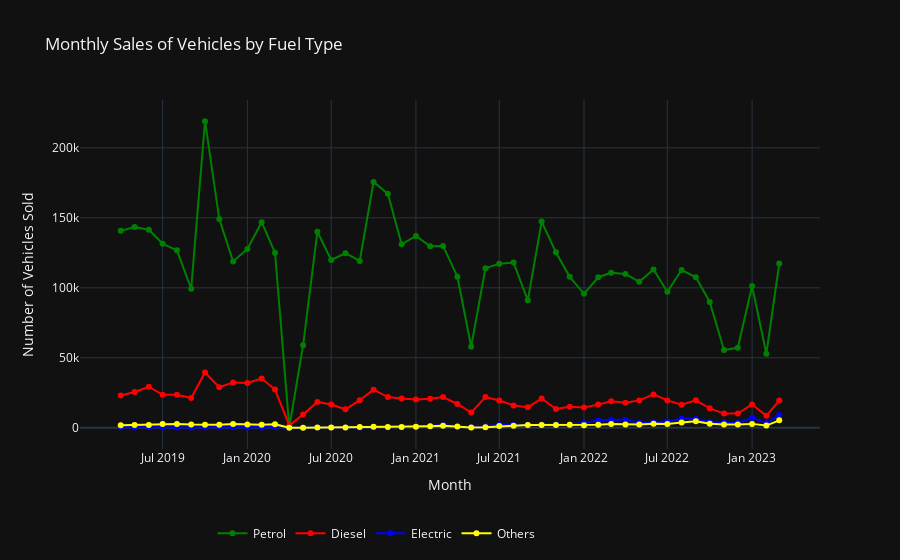
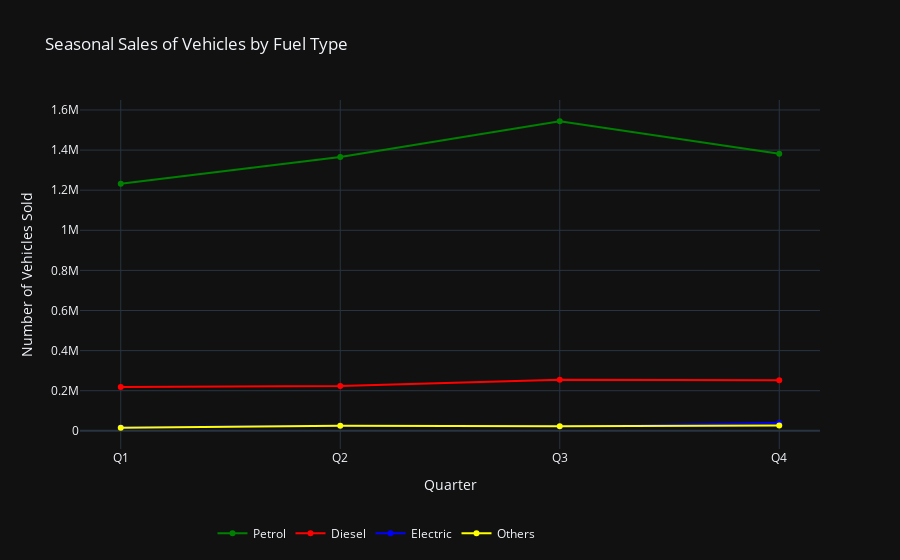

Notebook cell for these charts, in order:
### Code cell
# Directory to save plots
save_dir = "D:\\Telangana_Growth_Analysis\\notebooks\\plots\\vehicles\\5"

# Ensure the directory exists
if not os.path.exists(save_dir):
    os.makedirs(save_dir)

# Monthly Analysis
monthly_sales = vehicles.groupby('month').sum()[['fuel_type_petrol', 'fuel_type_diesel', 'fuel_type_electric', 'fuel_type_others']]

# Create the line plot for Monthly Analysis
fig_monthly = go.Figure()

# Add traces for each fuel type
for fuel_type, color in zip(['fuel_type_petrol', 'fuel_type_diesel', 'fuel_type_electric', 'fuel_type_others'], ['green', 'red', 'blue', 'yellow']):
    fig_monthly.add_trace(go.Scatter(x=monthly_sales.index, 
                                     y=monthly_sales[fuel_type], 
                                     mode='lines+markers',
                                     name=fuel_type.split('_')[-1].capitalize(),
                                     line=dict(color=color)))

# Update layout
fig_monthly.update_layout(title='Monthly Sales of Vehicles by Fuel Type',
                          xaxis_title='Month',
                          yaxis_title='Number of Vehicles Sold',
                          template="plotly_dark",
                          legend=dict(y=-0.2, x=0.4, xanchor='center', orientation='h'))

# Display the figure
fig_monthly.show()

# Save the Monthly Analysis figure as HTML
fig_monthly.write_html(os.path.join(save_dir, "monthly_vehicle_sales_trends.html"))

# Seasonal Analysis
seasonal_sales = vehicles.groupby('quarter').sum()[['fuel_type_petrol', 'fuel_type_diesel', 'fuel_type_electric', 'fuel_type_others']]

# Create the line plot for Seasonal Analysis
fig_seasonal = go.Figure()

# Add traces for each fuel type
for fuel_type, color in zip(['fuel_type_petrol', 'fuel_type_diesel', 'fuel_type_electric', 'fuel_type_others'], ['green', 'red', 'blue', 'yellow']):
    fig_seasonal.add_trace(go.Scatter(x=seasonal_sales.index, 
                                      y=seasonal_sales[fuel_type], 
                                      mode='lines+markers',
                                      name=fuel_type.split('_')[-1].capitalize(),
                                      line=dict(color=color)))

# Update layout
fig_seasonal.update_layout(title='Seasonal Sales of Vehicles by Fuel Type',
                           xaxis_title='Quarter',
                           yaxis_title='Number of Vehicles Sold',
                           template="plotly_dark",
                           legend=dict(y=-0.2, x=0.4, xanchor='center', orientation='h'))

# Display the figure
fig_seasonal.show()

# Save the Seasonal Analysis figure as HTML
fig_seasonal.write_html(os.path.join(save_dir, "seasonal_vehicle_sales_trends.html"))

### Figure 1 — Plotly figure (JSON) as saved in the notebook; plotly's stock layout.template omitted (floating-point values rounded to 4 significant figures)
{"data": [{"line": {"color": "green"}, "mode": "lines+markers", "name": "Petrol", "type": "scatter", "x": ["2019-04-01T00:00:00", "2019-05-01T00:00:00", "2019-06-01T00:00:00", "2019-07-01T00:00:00", "2019-08-01T00:00:00", "2019-09-01T00:00:00", "2019-10-01T00:00:00", "2019-11-01T00:00:00", "2019-12-01T00:00:00", "2020-01-01T00:00:00", "2020-02-01T00:00:00", "2020-03-01T00:00:00", "2020-04-01T00:00:00", "2020-05-01T00:00:00", "2020-06-01T00:00:00", "2020-07-01T00:00:00", "2020-08-01T00:00:00", "2020-09-01T00:00:00", "2020-10-01T00:00:00", "2020-11-01T00:00:00", "2020-12-01T00:00:00", "2021-01-01T00:00:00", "2021-02-01T00:00:00", "2021-03-01T00:00:00", "2021-04-01T00:00:00", "2021-05-01T00:00:00", "2021-06-01T00:00:00", "2021-07-01T00:00:00", "2021-08-01T00:00:00", "2021-09-01T00:00:00", "2021-10-01T00:00:00", "2021-11-01T00:00:00", "2021-12-01T00:00:00", "2022-01-01T00:00:00", "2022-02-01T00:00:00", "2022-03-01T00:00:00", "2022-04-01T00:00:00", "2022-05-01T00:00:00", "2022-06-01T00:00:00", "2022-07-01T00:00:00", "2022-08-01T00:00:00", "2022-09-01T00:00:00", "2022-10-01T00:00:00", "2022-11-01T00:00:00", "2022-12-01T00:00:00", "2023-01-01T00:00:00", "2023-02-01T00:00:00", "2023-03-01T00:00:00"], "y": [140694, 143436, 141494, 131449, 126787, 99348, 219024, 149122, 118792, 127774, 146868, 125096, 341, 58963, 140052, 119936, 124697, 119227, 175613, 167200, 131055, 137071, 129701, 129945, 107965, 57942, 113917, 117253, 118016, 91075, 147301, 125377, 107833, 95716, 107559, 110769, 109884, 104266, 113121, 97171, 112693, 107486, 89939, 55628, 57135, 101241, 52938, 117355]}, {"line": {"color": "red"}, "mode": "lines+markers", "name": "Diesel", "type": "scatter", "x": ["2019-04-01T00:00:00", "2019-05-01T00:00:00", "2019-06-01T00:00:00", "2019-07-01T00:00:00", "2019-08-01T00:00:00", "2019-09-01T00:00:00", "2019-10-01T00:00:00", "2019-11-01T00:00:00", "2019-12-01T00:00:00", "2020-01-01T00:00:00", "2020-02-01T00:00:00", "2020-03-01T00:00:00", "2020-04-01T00:00:00", "2020-05-01T00:00:00", "2020-06-01T00:00:00", "2020-07-01T00:00:00", "2020-08-01T00:00:00", "2020-09-01T00:00:00", "2020-10-01T00:00:00", "2020-11-01T00:00:00", "2020-12-01T00:00:00", "2021-01-01T00:00:00", "2021-02-01T00:00:00", "2021-03-01T00:00:00", "2021-04-01T00:00:00", "2021-05-01T00:00:00", "2021-06-01T00:00:00", "2021-07-01T00:00:00", "2021-08-01T00:00:00", "2021-09-01T00:00:00", "2021-10-01T00:00:00", "2021-11-01T00:00:00", "2021-12-01T00:00:00", "2022-01-01T00:00:00", "2022-02-01T00:00:00", "2022-03-01T00:00:00", "2022-04-01T00:00:00", "2022-05-01T00:00:00", "2022-06-01T00:00:00", "2022-07-01T00:00:00", "2022-08-01T00:00:00", "2022-09-01T00:00:00", "2022-10-01T00:00:00", "2022-11-01T00:00:00", "2022-12-01T00:00:00", "2023-01-01T00:00:00", "2023-02-01T00:00:00", "2023-03-01T00:00:00"], "y": [23098, 25605, 29331, 23550, 23525, 21265, 39508, 28924, 32410, 32068, 35158, 27348, 1652, 9491, 18478, 16687, 13220, 19731, 27230, 21964, 20897, 20161, 20694, 21940, 17006, 10888, 21934, 19452, 16013, 14600, 20974, 13395, 15002, 14526, 16558, 18998, 17983, 19572, 23838, 19582, 16524, 19666, 13891, 10146, 10204, 16662, 8539, 19496]}, {"line": {"color": "blue"}, "mode": "lines+markers", "name": "Electric", "type": "scatter", "x": ["2019-04-01T00:00:00", "2019-05-01T00:00:00", "2019-06-01T00:00:00", "2019-07-01T00:00:00", "2019-08-01T00:00:00", "2019-09-01T00:00:00", "2019-10-01T00:00:00", "2019-11-01T00:00:00", "2019-12-01T00:00:00", "2020-01-01T00:00:00", "2020-02-01T00:00:00", "2020-03-01T00:00:00", "2020-04-01T00:00:00", "2020-05-01T00:00:00", "2020-06-01T00:00:00", "2020-07-01T00:00:00", "2020-08-01T00:00:00", "2020-09-01T00:00:00", "2020-10-01T00:00:00", "2020-11-01T00:00:00", "2020-12-01T00:00:00", "2021-01-01T00:00:00", "2021-02-01T00:00:00", "2021-03-01T00:00:00", "2021-04-01T00:00:00", "2021-05-01T00:00:00", "2021-06-01T00:00:00", "2021-07-01T00:00:00", "2021-08-01T00:00:00", "2021-09-01T00:00:00", "2021-10-01T00:00:00", "2021-11-01T00:00:00", "2021-12-01T00:00:00", "2022-01-01T00:00:00", "2022-02-01T00:00:00", "2022-03-01T00:00:00", "2022-04-01T00:00:00", "2022-05-01T00:00:00", "2022-06-01T00:00:00", "2022-07-01T00:00:00", "2022-08-01T00:00:00", "2022-09-01T00:00:00", "2022-10-01T00:00:00", "2022-11-01T00:00:00", "2022-12-01T00:00:00", "2023-01-01T00:00:00", "2023-02-01T00:00:00", "2023-03-01T00:00:00"], "y": [477, 287, 328, 383, 256, 303, 352, 399, 365, 170, 209, 614, 0, 50, 177, 253, 240, 163, 321, 363, 524, 675, 1479, 1735, 938, 351, 1336, 1931, 1970, 1981, 2717, 2634, 2557, 3465, 5304, 5820, 5712, 3696, 3956, 4425, 6711, 6534, 4213, 4062, 3507, 7121, 3374, 9221]}, {"line": {"color": "yellow"}, "mode": "lines+markers", "name": "Others", "type": "scatter", "x": ["2019-04-01T00:00:00", "2019-05-01T00:00:00", "2019-06-01T00:00:00", "2019-07-01T00:00:00", "2019-08-01T00:00:00", "2019-09-01T00:00:00", "2019-10-01T00:00:00", "2019-11-01T00:00:00", "2019-12-01T00:00:00", "2020-01-01T00:00:00", "2020-02-01T00:00:00", "2020-03-01T00:00:00", "2020-04-01T00:00:00", "2020-05-01T00:00:00", "2020-06-01T00:00:00", "2020-07-01T00:00:00", "2020-08-01T00:00:00", "2020-09-01T00:00:00", "2020-10-01T00:00:00", "2020-11-01T00:00:00", "2020-12-01T00:00:00", "2021-01-01T00:00:00", "2021-02-01T00:00:00", "2021-03-01T00:00:00", "2021-04-01T00:00:00", "2021-05-01T00:00:00", "2021-06-01T00:00:00", "2021-07-01T00:00:00", "2021-08-01T00:00:00", "2021-09-01T00:00:00", "2021-10-01T00:00:00", "2021-11-01T00:00:00", "2021-12-01T00:00:00", "2022-01-01T00:00:00", "2022-02-01T00:00:00", "2022-03-01T00:00:00", "2022-04-01T00:00:00", "2022-05-01T00:00:00", "2022-06-01T00:00:00", "2022-07-01T00:00:00", "2022-08-01T00:00:00", "2022-09-01T00:00:00", "2022-10-01T00:00:00", "2022-11-01T00:00:00", "2022-12-01T00:00:00", "2023-01-01T00:00:00", "2023-02-01T00:00:00", "2023-03-01T00:00:00"], "y": [1742, 1998, 1967, 2717, 2783, 2305, 2180, 2169, 2653, 2435, 2234, 2571, 1, 62, 137, 205, 239, 498, 664, 620, 596, 738, 1115, 1408, 845, 284, 422, 1205, 1538, 1936, 2028, 2082, 2093, 1868, 2133, 2798, 2385, 2304, 2926, 2793, 3839, 4713, 2857, 2291, 2368, 2800, 1580, 5344]}], "layout": {"legend": {"orientation": "h", "x": 0.4, "xanchor": "center", "y": -0.2}, "title": {"text": "Monthly Sales of Vehicles by Fuel Type"}, "xaxis": {"title": {"text": "Month"}}, "yaxis": {"title": {"text": "Number of Vehicles Sold"}}}}

### Figure 2 — Plotly figure (JSON) as saved in the notebook; plotly's stock layout.template omitted (floating-point values rounded to 4 significant figures)
{"data": [{"line": {"color": "green"}, "mode": "lines+markers", "name": "Petrol", "type": "scatter", "x": ["Q1", "Q2", "Q3", "Q4"], "y": [1232075, 1365138, 1544019, 1382033]}, {"line": {"color": "red"}, "mode": "lines+markers", "name": "Diesel", "type": "scatter", "x": ["Q1", "Q2", "Q3", "Q4"], "y": [218876, 223815, 254545, 252148]}, {"line": {"color": "blue"}, "mode": "lines+markers", "name": "Electric", "type": "scatter", "x": ["Q1", "Q2", "Q3", "Q4"], "y": [17308, 25150, 22014, 39187]}, {"line": {"color": "yellow"}, "mode": "lines+markers", "name": "Others", "type": "scatter", "x": ["Q1", "Q2", "Q3", "Q4"], "y": [15073, 24771, 22601, 27024]}], "layout": {"legend": {"orientation": "h", "x": 0.4, "xanchor": "center", "y": -0.2}, "title": {"text": "Seasonal Sales of Vehicles by Fuel Type"}, "xaxis": {"title": {"text": "Quarter"}}, "yaxis": {"title": {"text": "Number of Vehicles Sold"}}}}
